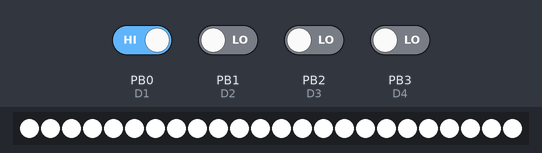
Bench run of a sketch on a simulated ATtiny85, built with avr-gcc and run on an emulated ATtiny85. Parts: 24 RGB LEDs in strip order, left to right. Inputs (shaded band) come from the test bench; at power-on: PB0 (D1) HIGH, PB1 (D2), PB2 (D3), PB3 (D4) LOW. Dim RGB values are drawn brighter than linear; random numbers use the default seed unless the sketch sets one.

Above: at 5.0 s.
5.1 s: PB2 (D3) driven HIGH
At 5.28 s:
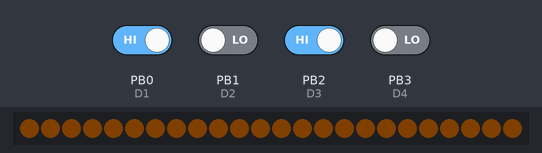
7.0 s: PB0 (D1) driven LOW
At 7.9 s:
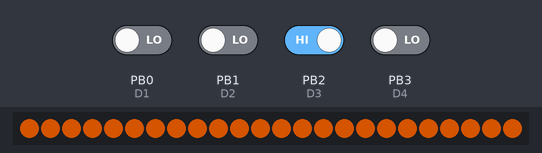
8.9 s: PB3 (D4) driven HIGH
At 10.28 s:
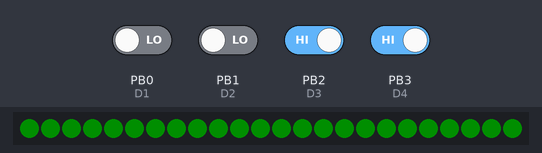
11.0 s: PB1 (D2) driven HIGH
19.2 s: PB0 (D1) driven HIGH
At 21.98 s:
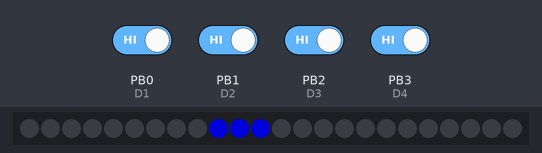

The sketch:

lsm_11_18_2014.ino
```cpp
#include <Adafruit_NeoPixel.h>
#include <SM.h>
//#include <State.h>

/*The color palette initially should support the following:

White:	(255,255,255).
Orange: (255,102,0)
Deep Red: (255,0,0)
Green:	(0,255,0)
Blue:  (0,128,255)
Purple: (128,0,255)
Yellow:  (255,255,0)

And support the speeds of Slow, Medium, Fast for each color.

To speed up the transition rate do:

To speed up/slow down the flash rates do:

This gives up the following combinations for the state machine.
0    OFF
1    ON WHITE
2    SLOW WHITE
3    MEDIUM WHITE
4    ON ORANGE
5    SLOW ORANGE
6    MEDIUM ORANGE
7    ON RED
8    SLOW RED
9    FAST RED
10.  ON GREEN
11.  SLOW GREEN
12.  MEDIUM GREEN

Next set of colors are for fun.

13.   FAST BLUE
14.   FAST YELLOW
15.   FAST PURPLE

The color transition effect are disabled, can be added later.

State S1(){
//low white fade in/out
//Fadeup
for (uint16_t b = 5; b< 30; b++) {
 colorFast(strip.Color(b,b,b),15);
}
stateread();

//Fadedown
for (uint16_t b = 30; b> 5; b=b-1) {
  colorFast(strip.Color(b,b,b),8);
}
stateread();

 State S3(){
 // low fade red
 for (uint16_t b = 5; b< 30; b++) {
   colorFast(strip.Color(b,0,0),15);
 }
 stateread();
 for (uint16_t b = 30; b> 5; b=b-1) {
   colorFast(strip.Color(b,0,0),8);
 }
 stateread();

}

#TODO

Need to get more accurate color representation

Checkout example at:

https://learn.adafruit.com/downloads/pdf/neopixel-ring-clock.pdf

Need to get a better & faster transition.

Need to experiment with more subtle flashing effect.

*/

SM Simple(S1);

#define D1 0
#define D2 1
#define D3 2
#define D4 3
#define NUM_LEDS 24//12 for enviros 16 for cameras 24 for base stations
#define DATA_PIN 4 //output pin on ATTiny85
//#define BTN_PIN 0 //input pin on ATTiny85
//#define BTN_DELAY 250 //add delay for debounce
#define NUM_PATTERNS 16 //patterns avail
#define CTR_THRESH 16

uint8_t j = 0;
uint8_t pattern=1;
//uint8_t buttonState=0;
uint8_t lastPix=0;
uint8_t myPix=0;
uint8_t direction=1;
uint8_t counter=0;
uint8_t colors[3];
uint32_t setColor=0;
unsigned long mark;
  boolean flag1=0;
  boolean flag2=0;
  boolean flag3=0;
  boolean flag4=0;

// Uses GRB instead of RGB
// Uses 800Khz datastream

Adafruit_NeoPixel strip = Adafruit_NeoPixel(NUM_LEDS, DATA_PIN, NEO_GRB + NEO_KHZ800);

void theaterChase(uint32_t c, uint8_t wait) {

    for (int q=0; q < 3; q++) {
      for (int i=0; i < strip.numPixels(); i=i+3) {
        strip.setPixelColor(i+q, c-random(1,50));    //turn every third pixel on
      }
      strip.show();

      delay(wait);

      for (int i=0; i < strip.numPixels(); i=i+3) {
        strip.setPixelColor(i+q, 0);        //turn every third pixel off
      }
    }

}

void colorFast(uint32_t c, uint8_t wait) {
  for (uint16_t i = 0; i < strip.numPixels(); i++) {
    strip.setPixelColor(i, c);
  }
  strip.show();
  delay(wait);
}

void swirler(uint32_t c, uint8_t wait, uint8_t taillength, boolean dir) {
  if (dir) {
    for (uint16_t i = 0; i < strip.numPixels(); i++) {
      strip.setPixelColor(i, c);
      for (uint16_t f = 1; f < taillength; f++){
        strip.setPixelColor(i-f,c*(1/f));
      }
      strip.setPixelColor(i-(taillength+1),0);
    }
    strip.show();
    delay(wait);
  }
      else {
        for (uint16_t i = strip.numPixels(); i > 0; i=i-1) {
      strip.setPixelColor(i, c);
      for (uint16_t f = taillength; f > 1; f=f-1){
        strip.setPixelColor(i+f,c*(1/f));
      }
      strip.setPixelColor(i-(taillength-1),0);
    }
    strip.show();
    delay(wait);
    }
  }
 void swirlerbase(uint32_t c, uint8_t wait, uint8_t taillength, boolean dir) {
  if (dir) {
    for (uint16_t i = 1; i < strip.numPixels(); i++) {
      strip.setPixelColor(i, c);
      strip.setPixelColor(i+1, c);

      for (uint16_t f = 1; f < taillength; f++){
        strip.setPixelColor(i-f,c*(1/f));
        strip.setPixelColor(i-(f+1),c*(1/f));
      strip.setPixelColor(i-(taillength),0);
      strip.setPixelColor(i-(taillength+1),0);
      }
      strip.show();
      strip.setPixelColor(i,0);
      strip.setPixelColor(i+1,0);
    delay(wait);
    }

  }
      else {
        for (uint16_t i = strip.numPixels(); i > 0; i=i-1) {
      strip.setPixelColor(i, c);
      strip.setPixelColor(i-1, c);
      for (uint16_t f = taillength; f > 1; f=f-1){
        strip.setPixelColor(i-f,c*(1/f));
        strip.setPixelColor(i-f+1,c*(1/f));
      }
      strip.setPixelColor(i-(taillength-1),0);
      strip.setPixelColor(i-(taillength-2),0);
      strip.show();
    delay(wait);
    }

    }
  }
void setup(){
  pinMode(D1, INPUT);
  pinMode(D2, INPUT);
  pinMode(D3, INPUT);
  pinMode(D4, INPUT);
  // Initialize with medium fast white.
  strip.begin();
  Simple.Set(S2);
/*  for (uint16_t b = 1; b< 15; b++) {
    colorFast(strip.Color(b,b,b),50);
  }
  for (uint16_t b = 15; b> 1; b=b-1) {
    colorFast(strip.Color(b,b,b),25);
  }
*/
}

// Colorfast is a function which iterates through all the pixels in the strip, wait is delay in milliseconds.

void stateread() {
  flag1 = digitalRead(D1);
  flag2 = digitalRead(D2);
  flag3 = digitalRead(D3);
  flag4 = digitalRead(D4);

  if(!flag1&&!flag2&&!flag3&&!flag4) Simple.Set(S0);
  if(flag1&&!flag2&&!flag3&&!flag4) Simple.Set(S1);
  if(!flag1&&flag2&&!flag3&&!flag4) Simple.Set(S2);
  if(flag1&&flag2&&!flag3&&!flag4) Simple.Set(S3);

  if(!flag1&&!flag2&&flag3&&!flag4) Simple.Set(S4);
  if(flag1&&!flag2&&flag3&&!flag4) Simple.Set(S5);
  if(!flag1&&flag2&&flag3&&!flag4) Simple.Set(S6);
  if(flag1&&flag2&&flag3&&!flag4) Simple.Set(S7);

  if(!flag1&&!flag2&&!flag3&&flag4) Simple.Set(S8);
  if(flag1&&!flag2&&!flag3&&flag4) Simple.Set(S9);
  if(!flag1&&flag2&&!flag3&&flag4) Simple.Set(S10);
  if(flag1&&flag2&&!flag3&&flag4) Simple.Set(S11);

  if(!flag1&&!flag2&&flag3&&flag4) Simple.Set(S12);
  if(flag1&&!flag2&&flag3&&flag4) Simple.Set(S13);
  if(!flag1&&flag2&&flag3&&flag4) Simple.Set(S14);
  if(flag1&&flag2&&flag3&&flag4) Simple.Set(S15);
}

void loop(){
  EXEC(Simple);
}

State S0(){
//Wipe all colors.
    strip.show();
    for (uint16_t b = 1; b< 15; b++) {
    colorFast(strip.Color(0,0,0),15);
    delay(10);
  }
  stateread();
  for (uint16_t b = 15; b> 1; b=b-1) {
    colorFast(strip.Color(0,0,0),8);
    delay(10);
  }
}

State S1(){
//Bright Solid White 255,255,255
    for (uint16_t b = 1; b< 15; b++) {
    colorFast(strip.Color(255,255,255),15);
    delay(10);
  }
  stateread();
  for (uint16_t b = 15; b> 1; b=b-1) {
    colorFast(strip.Color(255,255,255),8);
    delay(10);
  }
  stateread();
}


State S2(){
 //Low Slow White 30,30,30
   for (uint16_t b = 5; b< 30; b++) {
    colorFast(strip.Color(b,b,b),100);
  }
  stateread();
  for (uint16_t b = 30; b> 5; b=b-1) {
    colorFast(strip.Color(b,b,b),50);
  }
  stateread();
}

State S3(){
//Medium Fast White 60,60,60
  for (uint16_t b = 1; b< 15; b++) {
    colorFast(strip.Color(b,b,b),50);
  }
  stateread();
  for (uint16_t b = 15; b> 1; b=b-1) {
    colorFast(strip.Color(b,b,b),25);
  }
  stateread();
}

State S4(){
//Bright Solid Orange 255,102,0
   for (uint16_t b = 1; b< 15; b++) {
    colorFast(strip.Color(128,51,0),15);
    delay(10);
  }
  stateread();
  for (uint16_t b = 15; b> 1; b=b-1) {
    colorFast(strip.Color(128,51,0),8);
    delay(10);
  }
  stateread();
}

State S5(){
//Low Slow Orange 255,102,0
   for (uint16_t b = 1; b< 15; b++) {
    colorFast(strip.Color( b * 4 , b * 2 ,0),100);
  }
  stateread();
  for (uint16_t b = 15; b> 1; b=b-1) {
    colorFast(strip.Color( b * 4 , b * 2 , 0),50);
  }
  stateread();
}
State S6(){
//Medium Fast Orange 255,102,0
   for (uint16_t b = 1; b< 15; b++) {
    colorFast(strip.Color(b * 4 , b * 2 , 0 ),50);
  }
  stateread();
  for (uint16_t b = 15; b> 1; b=b-1) {
    colorFast(strip.Color(b * 4, b * 2 , 0),25);
  }
  stateread();
}

State S7(){
//Bright Solid Red 255,0,0
    for (uint16_t b = 1; b< 15; b++) {
    colorFast(strip.Color(255,0,0),15);
    delay(10);
  }
  stateread();
  for (uint16_t b = 15; b> 1; b=b-1) {
    colorFast(strip.Color(255,0,0),8);
    delay(10);
  }
  stateread();
}

State S8(){
//Low Slow Red 255,0,0
  for (uint16_t b = 1; b< 15; b++) {
    colorFast(strip.Color( b, 0, 0),100);
  }
  stateread();
  for (uint16_t b = 15; b> 1; b=b-1) {
    colorFast(strip.Color( b, 0, 0),50);
  }
  stateread();

}
State S9(){
//Fast Red 255,0,0
  for (uint16_t b = 128; b< 15; b++) {
    colorFast(strip.Color( b, 0, 0),25);
  }
  stateread();
  for (uint16_t b = 128; b> 1; b=b-1) {
    colorFast(strip.Color( b, 0, 0),15);
  }
  stateread();
}
State S10(){
//Bright Solid Green 0,255,0
   for (uint16_t b = 1; b< 15; b++) {
    colorFast(strip.Color( 0, 128, 0),15);
    delay(10);
  }
  stateread();
  for (uint16_t b = 15; b> 1; b=b-1) {
    colorFast(strip.Color( 0, 128, 0),8);
    delay(10);
  }
  stateread();
}

//State S11(){
//Low Slow Green 0,255,0
  //for (uint16_t b = 1; b< 15; b++) {
    //colorFast(strip.Color( 0, b, 0),100);
  //}
  //stateread();
  //for (uint16_t b = 15; b> 1; b=b-1) {
    //colorFast(strip.Color( 0, b, 0),50);
 // }
  //stateread();
//}
State S11(){
  // Blue Swirl
  for (uint16_t b=1; b<100; b=b+5) {
    swirlerbase(strip.Color(0,0,b),20,5,true);
  }
  stateread();
  swirlerbase(strip.Color(0,0,80),15,5,false);
  stateread();
}

State S12(){
//Medium Fast Green 0,255,0
     for (uint16_t b = 1; b< 15; b++) {
    colorFast(strip.Color( 0 , b, 0),50);
  }
  stateread();
  for (uint16_t b = 15; b> 1; b=b-1) {
    colorFast(strip.Color( 0 , b, 0),25);
  }
  stateread();
}

State S13(){
//Medium Fast Blue 0,128,255
    for (uint16_t b = 1; b< 15; b++) {
    colorFast(strip.Color( 0, b, 2 * b),15);
  }
  stateread();
  for (uint16_t b = 15; b> 1; b=b-1) {
    colorFast(strip.Color( 0, b, 2 * b),8);
  }
  stateread();
}
State S14(){
//party harty
    for (uint16_t b = 20; b< 80; b++) {
    theaterChase(strip.Color( b, b, b),40);
  }
  stateread();
  for (uint16_t b = 80; b> 20; b=b-1) {
    colorFast(strip.Color( b, b, b),30);
  }
  stateread();
}
State S15(){
//Horrible Hack to keep it white.
//Medium Fast Purple 128,0,255
  //for (uint16_t b = 1; b< 15; b++) {
    //colorFast(strip.Color( b, b, b),15);
  //}
  //stateread();
  //for (uint16_t b = 15; b> 1; b=b-1) {
    //colorFast(strip.Color( b, b, b),8);
  //}
  //stateread();

    colorFast(strip.Color(0,0,0),0);
    strip.show();

  swirlerbase(strip.Color(0,0,150),30,20,true);
  swirlerbase(strip.Color(0,0,150),30,20,true);
  swirlerbase(strip.Color(0,0,150),30,20,true);


}
////Medium Fast Purple 128,0,255
//    for (uint16_t b = 1; b< 15; b++) {
//    colorFast(strip.Color( b, 0 , 2 * b),15);
//  }
//  stateread();
//  for (uint16_t b = 15; b> 1; b=b-1) {
//    colorFast(strip.Color( b, 0, 2 * b),8);
//  }
//  stateread();
//}
```

Measured:
- after the input at 5.1 s, the LEDs: change after 0.13 s (image 1)
- after the input at 8.9 s, the LEDs: first change after 0.53 s (image 3 shows a later state)
